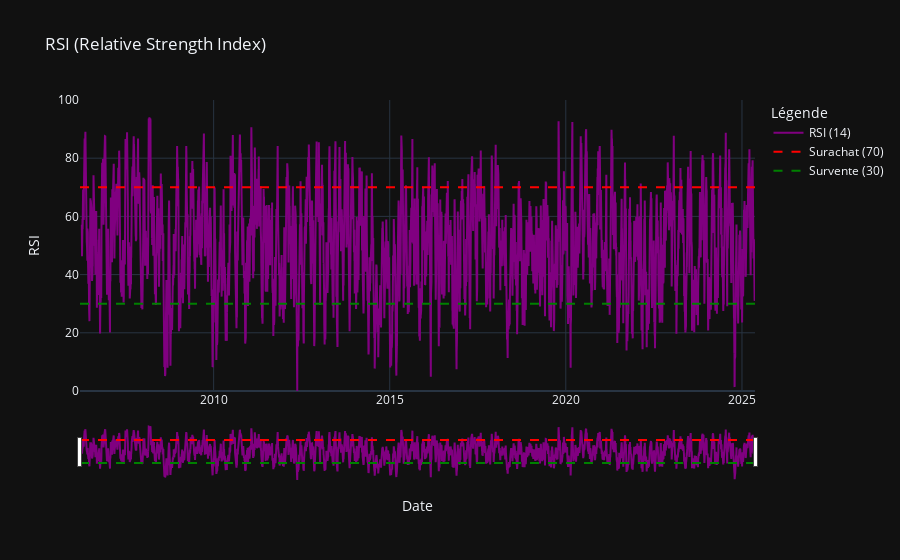

Notebook cell for this chart:
### Code cell
# Création de la figure
fig_rsi = go.Figure()

# Ajout de la ligne RSI
fig_rsi.add_trace(go.Scatter(x=df['date'], y=df['RSI_14'], mode='lines', name='RSI (14)', line=dict(color='purple', width=2)))

# Ajout des lignes de surachat et survente (70 et 30)
fig_rsi.add_trace(go.Scatter(x=df['date'], y=[70] * len(df), mode='lines', name='Surachat (70)', line=dict(color='red', dash='dash')))
fig_rsi.add_trace(go.Scatter(x=df['date'], y=[30] * len(df), mode='lines', name='Survente (30)', line=dict(color='green', dash='dash')))

# Mise en forme du graphique avec un fond noir
fig_rsi.update_layout(
    title='RSI (Relative Strength Index)',
    xaxis_title='Date',
    yaxis_title='RSI',
    legend_title='Légende',
    template='plotly_dark',  # Fond noir
    xaxis=dict(rangeslider=dict(visible=True)),
    yaxis=dict(range=[0, 100])  # RSI est généralement compris entre 0 et 100
)

# Affichage du graphique
fig_rsi.show()

### Figure 1 — Plotly figure (JSON) as saved in the notebook; plotly's stock layout.template omitted (floating-point values rounded to 4 significant figures; data arrays with more than 128 entries replaced by an {"elided": "..."} marker saying what was removed)
{"data": [{"line": {"color": "purple", "width": 2}, "mode": "lines", "name": "RSI (14)", "type": "scatter", "x": {"elided": "5000 str values"}, "y": {"elided": "5000 float values"}}, {"line": {"color": "red", "dash": "dash"}, "mode": "lines", "name": "Surachat (70)", "type": "scatter", "x": {"elided": "5000 str values"}, "y": {"elided": "5000 int values"}}, {"line": {"color": "green", "dash": "dash"}, "mode": "lines", "name": "Survente (30)", "type": "scatter", "x": {"elided": "5000 str values"}, "y": {"elided": "5000 int values"}}], "layout": {"legend": {"title": {"text": "Légende"}}, "title": {"text": "RSI (Relative Strength Index)"}, "xaxis": {"rangeslider": {"visible": true}, "title": {"text": "Date"}}, "yaxis": {"range": [0, 100], "title": {"text": "RSI"}}}}
